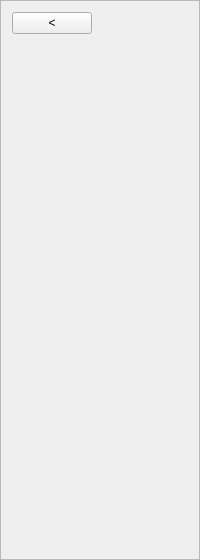
<?xml version="1.0" encoding="UTF-8"?>
<ui version="4.0">
 <class>RevelationLeftSidebarClass</class>
 <widget class="QWidget" name="RevelationLeftSidebarClass">
  <property name="geometry">
   <rect>
    <x>0</x>
    <y>0</y>
    <width>200</width>
    <height>560</height>
   </rect>
  </property>
  <property name="windowTitle">
   <string>RevelationSidebar</string>
  </property>
  <layout class="QGridLayout" name="gridLayout">
   <property name="leftMargin">
    <number>0</number>
   </property>
   <property name="topMargin">
    <number>0</number>
   </property>
   <property name="rightMargin">
    <number>0</number>
   </property>
   <property name="bottomMargin">
    <number>0</number>
   </property>
   <item row="0" column="0">
    <widget class="QFrame" name="frame">
     <property name="frameShape">
      <enum>QFrame::StyledPanel</enum>
     </property>
     <property name="frameShadow">
      <enum>QFrame::Raised</enum>
     </property>
     <layout class="QGridLayout" name="gridLayout_2" columnstretch="0,0">
      <item row="1" column="0">
       <widget class="QWidget" name="widget" native="true"/>
      </item>
      <item row="0" column="0">
       <widget class="QPushButton" name="btnHide">
        <property name="text">
         <string>&lt;</string>
        </property>
       </widget>
      </item>
      <item row="0" column="1">
       <spacer name="horizontalSpacer">
        <property name="orientation">
         <enum>Qt::Horizontal</enum>
        </property>
        <property name="sizeHint" stdset="0">
         <size>
          <width>40</width>
          <height>20</height>
         </size>
        </property>
       </spacer>
      </item>
     </layout>
    </widget>
   </item>
  </layout>
 </widget>
 <layoutdefault spacing="6" margin="11"/>
 <resources/>
 <connections/>
</ui>
